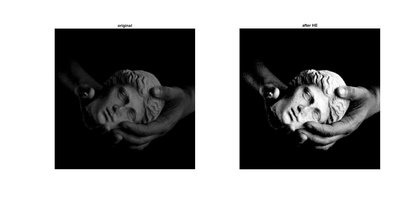
%> input picture assignment1/rawtex/q2/images/c7.jpg, 420 x 205 px, shrunk from 1920 x 936 before the run
$ octave --eval "myForegroundMask('../../../../../assignment1/rawtex/q2/images/c7.jpg');"   (GNU Octave 9; MATLAB toolbox functions it lacks are replaced by stand-ins)
%> lines starting %> are read from the running program, lines starting %| are printed output that depends on the picture; in (x1, y1, x2, y2) boxes, pixels count from 0 and x2, y2 are one past the last pixel; in counts of white or black regions, pixels touching at a corner belong together; the program's own positions count from 1
function myForegroundMask(img)
    A = imread(img);
%> A is the input picture: size 205x420x3 uint8; min 0, max 255, mean 150.2
    mask = arrayfun(@(x) (x>10),A);
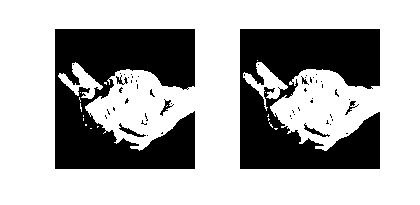
%> mask: size 205x420x3 logical; 68% white; 54 black regions (46 under 20 px), largest, box (x1, y1, x2, y2) and area: (55, 29, 195, 169) 13595, (240, 29, 380, 169) 13390, (119, 123, 146, 137) 98
    [rows,columns]=size(A);
%> rows = 205; columns = 1260
    masked = A;
    for i = 1:rows
        for j = 1:columns
            if mask(i,j)==0
                masked(i,j) = 0;
            end
        end
    end
%> masked: size 205x420x3 uint8; 4.65% of pixels changed, all inside (x1, y1, x2, y2) = (55, 29, 380, 169)

%     save(['../images/a/a7.mat'],'masked');
    subplot(1,3,1), imshow(A), title('original')
    subplot(1,3,2), imshow(mask), title('mask')
    subplot(1,3,3), imshow(masked), title('masked')
%> after `title('masked')`:
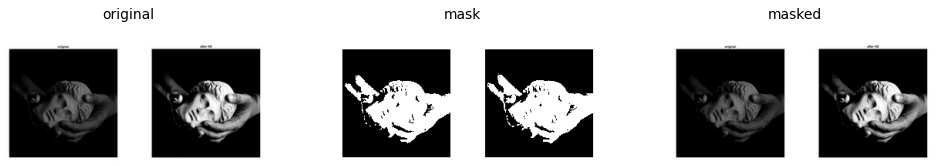
%> figure redrawn from the program's plot data, 3 panels
    temp = split(img,'/');
    filename = temp(3);
%> (the run ends here)

$ run again, on assignment1/rawtex/q2/images/d4.jpg
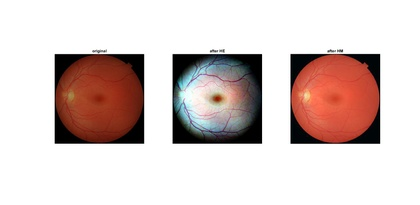
%> input picture assignment1/rawtex/q2/images/d4.jpg, 420 x 205 px, shrunk from 1920 x 936 before the run
%> in myForegroundMask, A is the input picture: size 205x420x3 uint8; mean R, G, B 217.1, 202.2, 199.3
%> in myForegroundMask, `mask = arrayfun(@(x) (x>10),A);`:
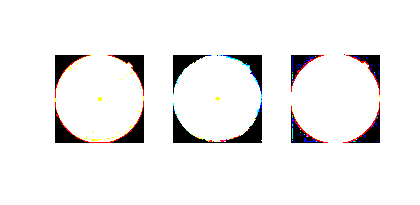
%> mask: size 205x420x3 logical; mean R, G, B 0.945, 0.941, 0.941
%> in myForegroundMask, `title('masked')`:
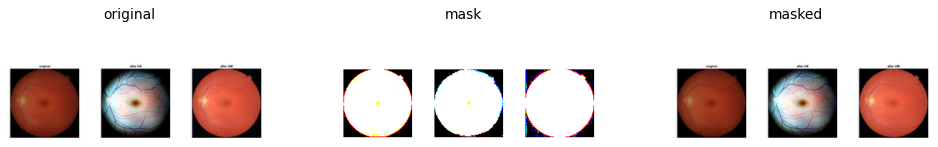
%> figure redrawn from the program's plot data, 3 panels
